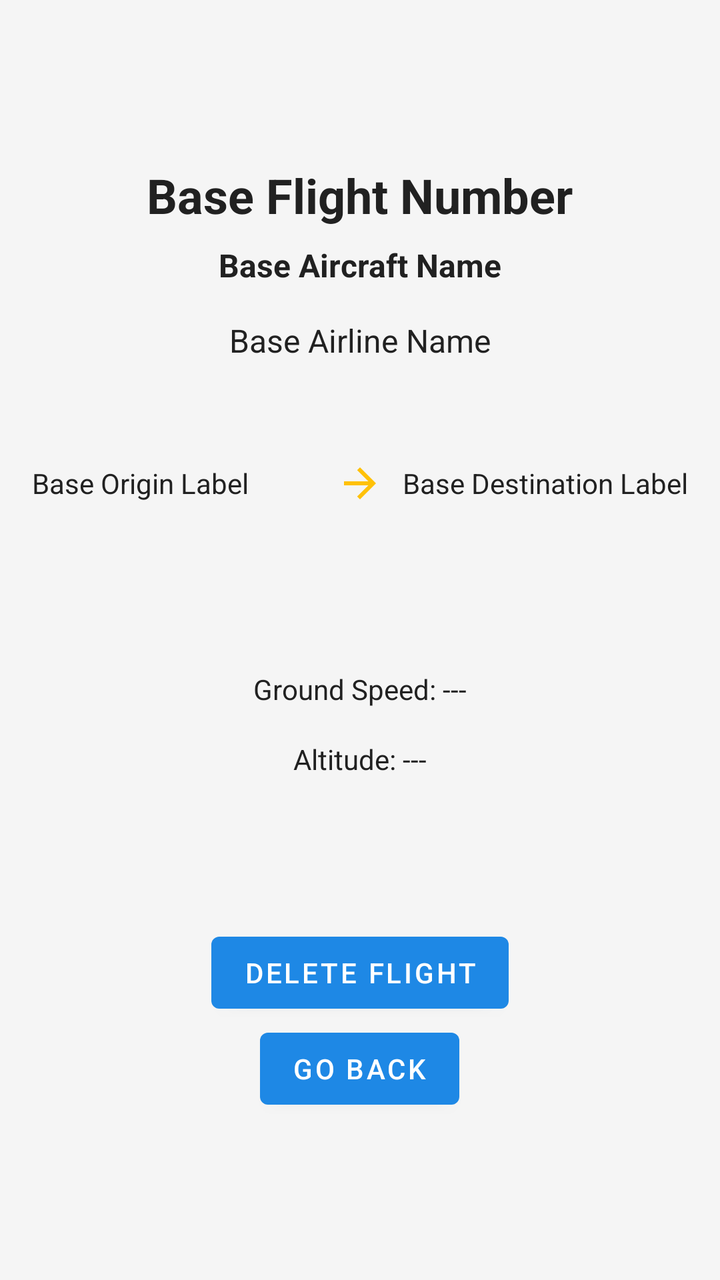
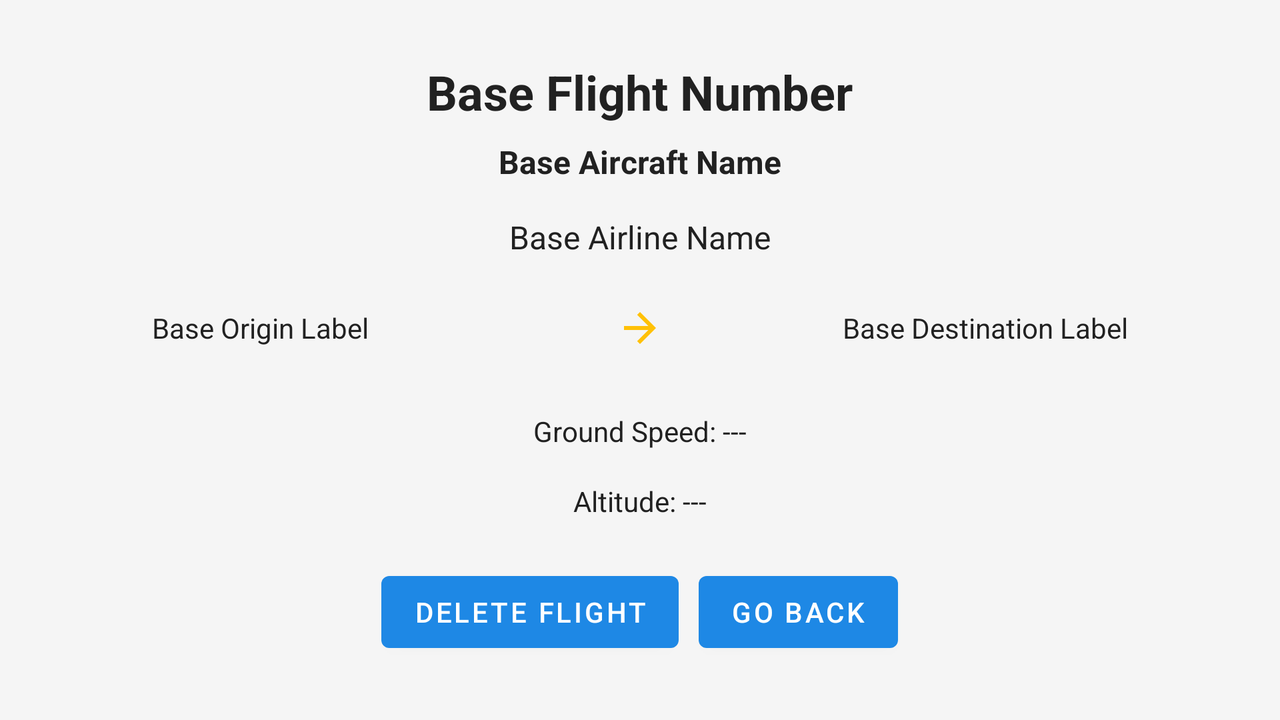

First picture: res/layout/ on a phone held upright. Second picture: the repository's own variant of that layout, on a device whose configuration matches the variant's folder. Source for both follows.
<!-- AndroidManifest.xml: application theme Theme.PlaneSpot -->
<!-- res/layout/activity_saved_enriched_flight.xml -->
<LinearLayout xmlns:android="http://schemas.android.com/apk/res/android"
    xmlns:tools="http://schemas.android.com/tools"
    android:orientation="vertical"
    android:layout_width="match_parent"
    android:layout_height="match_parent"
    android:layout_margin="16dp">

    <Space
        android:layout_width="match_parent"
        android:layout_height="0dp"
        android:layout_weight="1" />

    <TextView
        android:id="@+id/flight_number"
        android:layout_width="wrap_content"
        android:layout_height="wrap_content"
        android:layout_gravity="center_horizontal"
        android:textSize="24sp"
        android:textStyle="bold"
        android:text="@string/flight_number"
        android:paddingBottom="8dp" />

    <TextView
        android:id="@+id/aircraft_name"
        android:layout_width="wrap_content"
        android:layout_height="wrap_content"
        android:layout_gravity="center_horizontal"
        android:textSize="16sp"
        android:textStyle="bold"
        android:text="@string/aircraft_name"
        android:paddingBottom="16dp" />

    <TextView
        android:id="@+id/airline_name"
        android:layout_width="wrap_content"
        android:layout_height="wrap_content"
        android:layout_gravity="center_horizontal"
        android:textSize="16sp"
        android:text="@string/airline_name"
        android:paddingBottom="16dp" />

    <Space
        android:layout_width="match_parent"
        android:layout_height="0dp"
        android:layout_weight=".5" />

    <LinearLayout
        android:layout_width="match_parent"
        android:layout_height="wrap_content"
        android:orientation="horizontal"
        android:gravity="center_vertical"
        android:paddingBottom="8dp">

        <TextView
            android:id="@+id/origin"
            android:layout_width="0dp"
            android:layout_height="wrap_content"
            android:layout_weight="1"
            android:gravity="start"
            android:text="@string/origin" />

        <ImageView
            android:id="@+id/arrowIcon"
            android:contentDescription="@string/arrow_icon"
            android:layout_width="wrap_content"
            android:layout_height="wrap_content"
            android:src="@drawable/outline_arrow_forward_24"
            android:paddingHorizontal="8dp" />

        <TextView
            android:id="@+id/destination"
            android:layout_width="0dp"
            android:layout_height="wrap_content"
            android:layout_weight="1"
            android:gravity="end"
            android:text="@string/destination" />
    </LinearLayout>

    <Space
        android:layout_width="match_parent"
        android:layout_height="0dp"
        android:layout_weight="1" />

    <LinearLayout
        android:layout_width="match_parent"
        android:layout_height="wrap_content"
        android:orientation="vertical"
        android:gravity="center">

        <LinearLayout
            android:layout_width="match_parent"
            android:layout_height="wrap_content"
            android:orientation="horizontal"
            android:gravity="center_horizontal">


            <TextView
                android:id="@+id/flight_speed"
                android:layout_width="wrap_content"
                android:layout_height="wrap_content"
                android:layout_gravity="center_horizontal"
                android:text="@string/flight_speed_unknown"
                android:padding="8dp" />

        </LinearLayout>



        <LinearLayout
            android:layout_width="match_parent"
            android:layout_height="wrap_content"
            android:orientation="horizontal"
            android:gravity="center_horizontal">


            <TextView
                android:id="@+id/flight_altitude"
                android:layout_width="wrap_content"
                android:layout_height="wrap_content"
                android:layout_gravity="center_horizontal"
                android:text="@string/flight_altitude_unknown"
                android:padding="8dp" />

        </LinearLayout>

    </LinearLayout>

    <Space
        android:layout_width="match_parent"
        android:layout_height="0dp"
        android:layout_weight="1" />

    <LinearLayout
        android:layout_width="match_parent"
        android:layout_height="wrap_content"
        android:orientation="vertical"
        android:gravity="center">

        <Button
            android:id="@+id/delete_button"
            android:layout_width="wrap_content"
            android:layout_height="wrap_content"
            android:text="@string/delete_button" />

        <Button
            android:id="@+id/back_button"
            android:layout_width="wrap_content"
            android:layout_height="wrap_content"
            android:text="@string/back_button" />

    </LinearLayout>

    <Space
        android:layout_width="match_parent"
        android:layout_height="0dp"
        android:layout_weight="1" />

</LinearLayout>
<!-- resources referenced by this layout -->
<resources>
  <!-- drawable outline_arrow_forward_24 (drawable) -->
  <vector xmlns:android="http://schemas.android.com/apk/res/android" android:autoMirrored="true" android:height="24dp" android:tint="@color/colorSecondary" android:viewportHeight="960" android:viewportWidth="960" android:width="24dp">
        
      <path android:fillColor="@android:color/white" android:pathData="M647,520L160,520L160,440L647,440L423,216L480,160L800,480L480,800L423,744L647,520Z"/>
      
  </vector>
  <string name="aircraft_name">Base Aircraft Name</string>
  <string name="airline_name">Base Airline Name</string>
  <string name="arrow_icon">Arrow Icon</string>
  <string name="back_button">Go Back</string>
  <string name="delete_button">Delete FLight</string>
  <string name="destination">Base Destination Label</string>
  <string name="flight_altitude_unknown">Altitude: ---</string>
  <string name="flight_number">Base Flight Number</string>
  <string name="flight_speed_unknown">Ground Speed: ---</string>
  <string name="origin">Base Origin Label</string>
  <style name="Theme.PlaneSpot" parent="Theme.MaterialComponents.DayNight.NoActionBar">
          <item name="colorPrimary">@color/colorPrimary</item>
          <item name="colorPrimaryVariant">@color/colorPrimaryVariant</item>
          <item name="colorOnPrimary">@color/colorOnPrimary</item>
          <item name="colorSecondary">@color/colorSecondary</item>
          <item name="colorOnSecondary">@color/colorOnSecondary</item>
          <item name="android:colorBackground">@color/colorBackground</item>
          <item name="colorSurface">@color/colorSurface</item>
          <item name="colorOnSurface">@color/colorTextPrimary</item>
          <item name="android:statusBarColor">@color/colorOnPrimary</item>
          <item name="android:navigationBarColor">@color/colorOnPrimary</item>
          <item name="android:textColor">@color/colorTextPrimary</item>
          <item name="android:textColorSecondary">@color/colorTextSecondary</item>
      </style>
  <color name="colorSecondary">#FFC107</color>
  <color name="colorPrimary">#1E88E5</color>
  <color name="colorPrimaryVariant">#1565C0</color>
  <color name="colorOnPrimary">#FFFFFF</color>
  <color name="colorOnSecondary">#000000</color>
  <color name="colorBackground">#F5F5F5</color>
  <color name="colorSurface">#FFFFFF</color>
  <color name="colorTextPrimary">#212121</color>
  <color name="colorTextSecondary">#757575</color>
</resources>
<!-- res/layout-land/activity_saved_enriched_flight.xml (the repository's variant of the layout above) -->
<!-- drawn on the phone turned sideways -->
<LinearLayout xmlns:android="http://schemas.android.com/apk/res/android"
    android:orientation="vertical"
    android:layout_width="match_parent"
    android:layout_height="match_parent"
    android:layout_margin="16dp">

    <Space
        android:layout_width="match_parent"
        android:layout_height="0dp"
        android:layout_weight="1" />

    <TextView
        android:id="@+id/flight_number"
        android:layout_width="wrap_content"
        android:layout_height="wrap_content"
        android:layout_gravity="center_horizontal"
        android:textSize="24sp"
        android:textStyle="bold"
        android:text="@string/flight_number"
        android:paddingBottom="8dp" />

    <TextView
        android:id="@+id/aircraft_name"
        android:layout_width="wrap_content"
        android:layout_height="wrap_content"
        android:layout_gravity="center_horizontal"
        android:textSize="16sp"
        android:textStyle="bold"
        android:text="@string/aircraft_name"
        android:paddingBottom="16dp" />

    <TextView
        android:id="@+id/airline_name"
        android:layout_width="wrap_content"
        android:layout_height="wrap_content"
        android:layout_gravity="center_horizontal"
        android:textSize="16sp"
        android:text="@string/airline_name"
        android:paddingBottom="16dp" />

    <Space
        android:layout_width="match_parent"
        android:layout_height="0dp"
        android:layout_weight=".5" />

    <LinearLayout
        android:layout_width="match_parent"
        android:layout_height="wrap_content"
        android:orientation="horizontal"
        android:gravity="center_vertical"
        android:paddingBottom="8dp">

        <TextView
            android:id="@+id/origin"
            android:layout_width="0dp"
            android:layout_height="wrap_content"
            android:layout_weight="1"
            android:gravity="start"
            android:text="@string/origin"
            android:paddingEnd="60dp"
            android:paddingStart="60dp"/>

        <ImageView
            android:id="@+id/arrowIcon"
            android:contentDescription="@string/arrow_icon"
            android:layout_width="wrap_content"
            android:layout_height="wrap_content"
            android:src="@drawable/outline_arrow_forward_24"
            android:paddingHorizontal="8dp"/>

        <TextView
            android:id="@+id/destination"
            android:layout_width="0dp"
            android:layout_height="wrap_content"
            android:layout_weight="1"
            android:gravity="end"
            android:text="@string/destination"
            android:paddingEnd="60dp"
            android:paddingStart="60dp"/>

    </LinearLayout>

    <Space
        android:layout_width="match_parent"
        android:layout_height="0dp"
        android:layout_weight="1" />

    <LinearLayout
        android:layout_width="match_parent"
        android:layout_height="wrap_content"
        android:orientation="vertical"
        android:gravity="center">

        <LinearLayout
            android:layout_width="match_parent"
            android:layout_height="wrap_content"
            android:orientation="horizontal"
            android:gravity="center_horizontal">


            <TextView
                android:id="@+id/flight_speed"
                android:layout_width="wrap_content"
                android:layout_height="wrap_content"
                android:layout_gravity="center_horizontal"
                android:text="@string/flight_speed_unknown"
                android:padding="8dp" />

        </LinearLayout>



        <LinearLayout
            android:layout_width="match_parent"
            android:layout_height="wrap_content"
            android:orientation="horizontal"
            android:gravity="center_horizontal">


            <TextView
                android:id="@+id/flight_altitude"
                android:layout_width="wrap_content"
                android:layout_height="wrap_content"
                android:layout_gravity="center_horizontal"
                android:text="@string/flight_altitude_unknown"
                android:padding="8dp" />

        </LinearLayout>

    </LinearLayout>

    <Space
        android:layout_width="match_parent"
        android:layout_height="0dp"
        android:layout_weight="1" />

    <LinearLayout
        android:layout_width="match_parent"
        android:layout_height="wrap_content"
        android:orientation="horizontal"
        android:gravity="center">

        <Button
            android:id="@+id/delete_button"
            android:layout_width="wrap_content"
            android:layout_height="wrap_content"
            android:text="@string/delete_button" />

        <Space
            android:layout_width="10dp"
            android:layout_height="0dp"/>

        <Button
            android:id="@+id/back_button"
            android:layout_width="wrap_content"
            android:layout_height="wrap_content"
            android:text="@string/back_button" />

    </LinearLayout>

    <Space
        android:layout_width="match_parent"
        android:layout_height="0dp"
        android:layout_weight="1" />

</LinearLayout>
